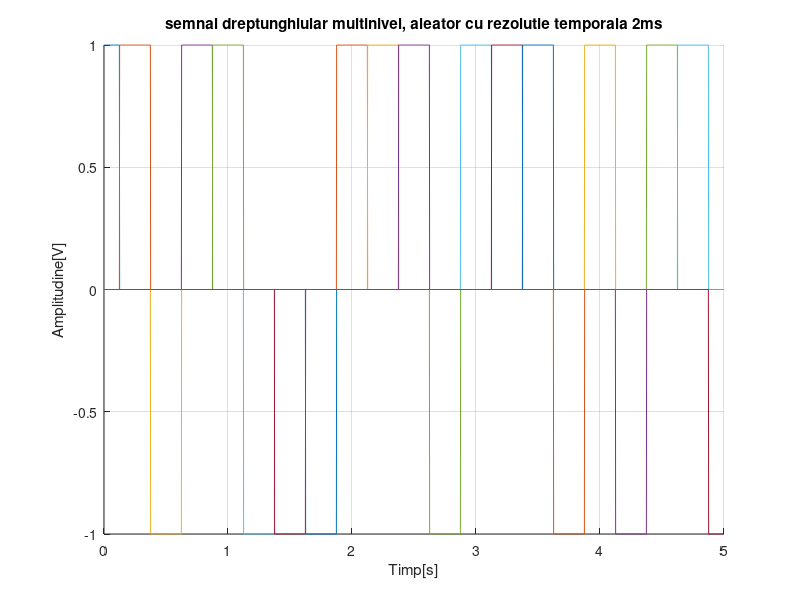
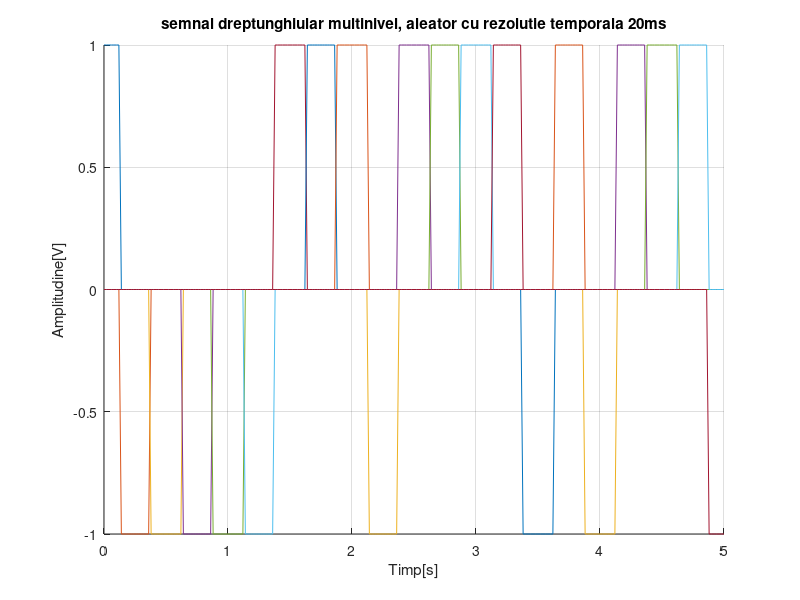
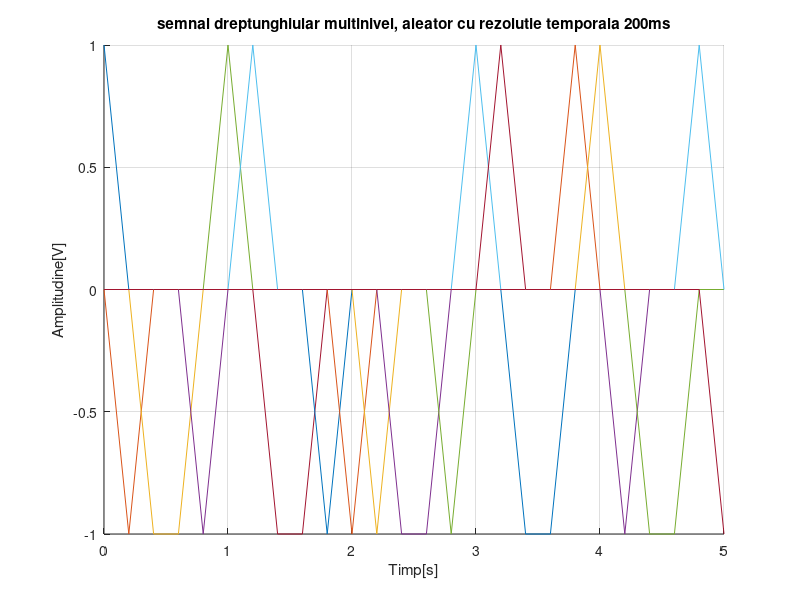
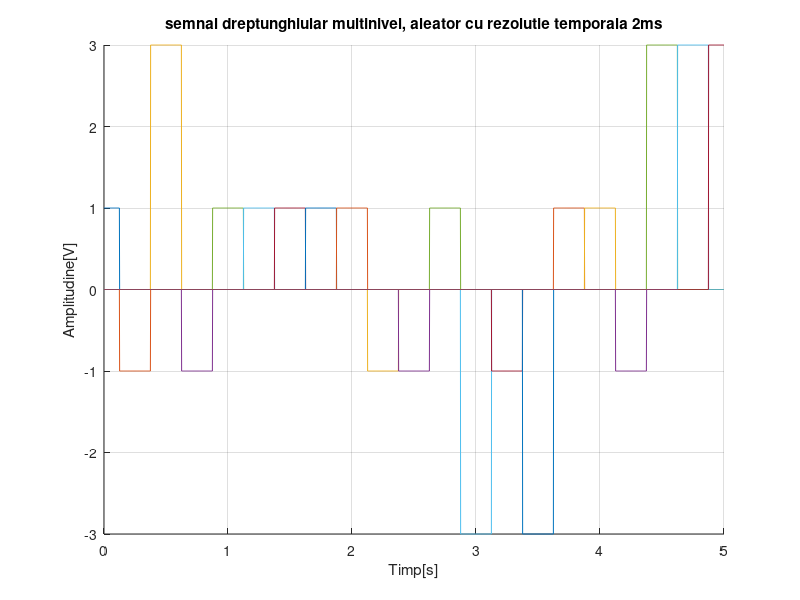

The MATLAB script that drew these images, in order:
%semnal dreptunghiular multinivel, aleator

% a) Nivelurile {-1, 1}
n1 = [ -1 1];  %n este un vector ce contine valorile -1 si 1

%semnal dreptunghiular multinivel, aleator cu rezolutie temporala 2ms
t1 = 0:0.002:5;  
%t1 este un vector ce contine valori de la 0 la 5s cu pasul 0.002(rezolutia)
figure(1)  %dorim ca reprezentarile grafice sa fie in ferestre separate 
%iar graficul ce urmeaza are numarul 1
hold on    
%retine graficul curent si adauga in aceeasi ferestra grafica urmatoarele
%reprezentari grafice

for q = 0:0.25:5   
    w = datasample(n1,1);
    %w este una dintre valorile lui n adica -1 si 1 in mod aleator de catre
    %functia datasample
    d1 = w*rectpuls(t1-q, 0.25);   %fiecare nivel dureaza 0.25
    plot(t1,d1), grid   
    %plot face reprezentarea grafica a lui d1 in functie de t1
    %grid traseaza pe grafic linii pentru a il citi mai usor
end

title('semnal dreptunghiular multinivel, aleator cu rezolutie temporala 2ms')
xlabel('Timp[s]'), ylabel('Amplitudine[V]')
%title pune reprezentarii grafice un titlu
%xlabel pune reprezentarii grafice un nume pe abscisa
%ylabel pune reprezentarii grafice un nume pe ordonata
hold off
%dezactiveaza comanda hold on adica urmatorul grafic va fi in alta
%fereastra grafica 


%semnal dreptunghiular multinivel, aleator cu rezolutie temporala 20ms
t2 = 0:0.02:5;
figure(2)
hold on
for q = 0:0.25:5   
    w = datasample(n1,1);  
    d2 = w*rectpuls(t2-q, 0.25);
    plot(t2,d2), grid
end
title('semnal dreptunghiular multinivel, aleator cu rezolutie temporala 20ms')
xlabel('Timp[s]'), ylabel('Amplitudine[V]')
hold off


%semnal dreptunghiular multinivel, aleator cu rezolutie temporala 200ms
t3 = 0:0.2:5;
figure(3)
hold on
for q = 0:0.25:5   
    w = datasample(n1,1);  
    d3 = w*rectpuls(t3-q, 0.25);
    plot(t3,d3), grid
end
title('semnal dreptunghiular multinivel, aleator cu rezolutie temporala 200ms')
xlabel('Timp[s]'), ylabel('Amplitudine[V]')
hold off


% b) Nivelurile {-3, -1, 1, 3}
n2 = [-3 -1 1 3];   %n2 este un vector ce contine valorile -3, -1 1 si 3

%semnal dreptunghiular multinivel, aleator cu rezolutie temporala 2ms
t1 = 0:0.002:5;
figure(4)
hold on
for q = 0:0.25:5   %fiecare nivel dureaza 0.25
    w = datasample(n2,1);
    %w este una dintre valorile lui n adica -1 si 1 in mod aleator
    d1 = w*rectpuls(t1-q, 0.25);
    plot(t1,d1), grid
end
title('semnal dreptunghiular multinivel, aleator cu rezolutie temporala 2ms')
xlabel('Timp[s]'), ylabel('Amplitudine[V]')
hold off


%semnal dreptunghiular multinivel, aleator cu rezolutie temporala 20ms
t2 = 0:0.02:5;
figure(5)
hold on
for q = 0:0.25:5   
    w = datasample(n2,1);  
    d2 = w*rectpuls(t2-q, 0.25);
    plot(t2,d2), grid
end
title('semnal dreptunghiular multinivel, aleator cu rezolutie temporala 20ms')
xlabel('Timp[s]'), ylabel('Amplitudine[V]')
hold off


%semnal dreptunghiular multinivel, aleator cu rezolutie temporala 200ms
t3 = 0:0.2:5;
figure(6)
hold on
for q = 0:0.25:5   
    w = datasample(n2,1);  
    d3 = w*rectpuls(t3-q, 0.25);
    plot(t3,d3), grid
end
title('semnal dreptunghiular multinivel, aleator cu rezolutie temporala 200ms')
xlabel('Timp[s]'), ylabel('Amplitudine[V]')
hold off


% c) Nivelurile {-5, -3, -1, 1, 3, 5}
n3 = [-5 -3 -1 1 3 5];   

%semnal dreptunghiular multinivel, aleator cu rezolutie temporala 2ms
t1 = 0:0.002:5;
figure(7)
hold on
for q = 0:0.25:5   
    w = datasample(n3,1);
    d1 = w*rectpuls(t1-q, 0.25);
    plot(t1,d1), grid
end
title('semnal dreptunghiular multinivel, aleator cu rezolutie temporala 2ms')
xlabel('Timp[s]'), ylabel('Amplitudine[V]')
hold off


%semnal dreptunghiular multinivel, aleator cu rezolutie temporala 20ms
t2 = 0:0.02:5;
figure(8)
hold on
for q = 0:0.25:5   
    w = datasample(n3,1);  
    d2 = w*rectpuls(t2-q, 0.25);
    plot(t2,d2), grid
end
title('semnal dreptunghiular multinivel, aleator cu rezolutie temporala 20ms')
xlabel('Timp[s]'), ylabel('Amplitudine[V]')
hold off


%semnal dreptunghiular multinivel, aleator cu rezolutie temporala 200ms
t3 = 0:0.2:5;
figure(9)
hold on
for q = 0:0.25:5   
    w = datasample(n3,1);  
    d3 = w*rectpuls(t3-q, 0.25);
    plot(t3,d3), grid
end
title('semnal dreptunghiular multinivel, aleator cu rezolutie temporala 200ms')
xlabel('Timp[s]'), ylabel('Amplitudine[V]')
hold off


% d) Nivelurile {-7, -5, -3, -1, 1, 3, 5, 7}
n4 = [-7 -5 -3 -1 1 3 5 7];   

%semnal dreptunghiular multinivel, aleator cu rezolutie temporala 2ms
t1 = 0:0.002:5;
figure(10)
hold on
for q = 0:0.25:5   
    w = datasample(n4,1);
    d1 = w*rectpuls(t1-q, 0.25);
    plot(t1,d1), grid
end
title('semnal dreptunghiular multinivel, aleator cu rezolutie temporala 2ms')
xlabel('Timp[s]'), ylabel('Amplitudine[V]')
hold off


%semnal dreptunghiular multinivel, aleator cu rezolutie temporala 20ms
t2 = 0:0.02:5;
figure(11)
hold on
for q = 0:0.25:5   
    w = datasample(n4,1);  
    d2 = w*rectpuls(t2-q, 0.25);
    plot(t2,d2), grid
end
title('semnal dreptunghiular multinivel, aleator cu rezolutie temporala 20ms')
xlabel('Timp[s]'), ylabel('Amplitudine[V]')
hold off


%semnal dreptunghiular multinivel, aleator cu rezolutie temporala 200ms
t3 = 0:0.2:5;
figure(12)
hold on
for q = 0:0.25:5   
    w = datasample(n4,1);  
    d3 = w*rectpuls(t3-q, 0.25);
    plot(t3,d3), grid
end
title('semnal dreptunghiular multinivel, aleator cu rezolutie temporala 200ms')
xlabel('Timp[s]'), ylabel('Amplitudine[V]')
hold off


